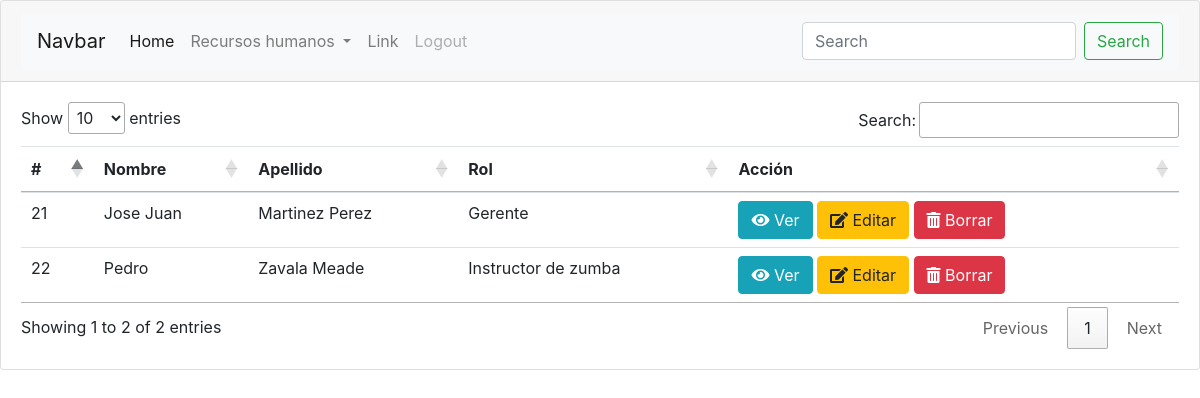
The page /RH/ (signed in) on the database as committed earlier.
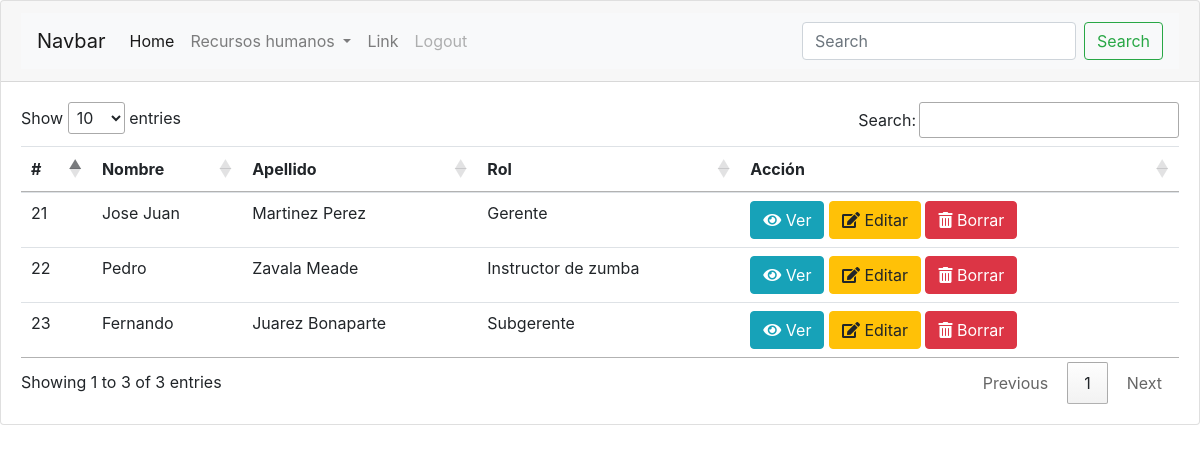
The same page on the database as committed later.
### RH/models.py (models this page shows)
class Empleado(models.Model):
	nombre=models.CharField(max_length=120)
	apellido_paterno=models.CharField(max_length=120)
	apellido_materno=models.CharField(max_length=120,blank=True,null=True)
	fecha_de_nacimiento=models.DateTimeField(blank=True,null=True)
	fecha_de_alta=models.DateTimeField(default=timezone.now)
	rol=models.ForeignKey(Rol,on_delete=models.CASCADE)
	usuario=models.OneToOneField('auth.User',on_delete=models.CASCADE)

class Rol(models.Model):
	nombre=models.CharField(max_length=120)
	descripcion=models.TextField()

### RH/views.py (the view)
# urls.py: path('',views.empleados_index,name='empleados_index'),
@login_required
def empleados_index(request):
	empleados=Empleado.objects.all()
	return render(request,'RH/empleados_index.html',{'empleados':empleados})

### RH/templates/RH/empleados_index.html (shortened to what this page needs)
{% extends "base.html" %}
{% block content %}
	<table class="table">
	  <thead>
	    <tr>
	      <th scope="col">#</th>
	      <th scope="col">Nombre</th>
	      <th scope="col">Apellido</th>
	      <th scope="col">Rol</th>
	      <th scope="col">Acción</th>
	    </tr>
	  </thead>
	  <tbody>
	  	{% for empleado in empleados %}
		    <tr>
		      <td>{{empleado.pk}}</td>
		      <td>{{empleado.nombre}}</td>
		      <td>{{empleado.apellido_paterno}} {% firstof empleado.apellido_materno ''%}</td>
		      <td>{{empleado.rol.nombre}}</td>
		      <td>
		      	<a class="btn btn-info" href="{% url 'empleados_show' pk=empleado.pk %}" role="button"><i class="fas fa-eye"></i> Ver</a>
		      	<a class="btn btn-warning" href="{% url 'empleados_edit' pk=empleado.pk %}" role="button"><i class="fas fa-edit"></i> Editar</a>
		      	<a class="btn btn-danger" href="{%url 'empleados_delete' pk=empleado.pk%}" role="button"><i class="fas fa-trash-alt"></i> Borrar</a>
		      </td>
		    </tr>
		{% endfor %}
	  </tbody>
	</table>
{% endblock content %}

Rows that differ between the two databases and show on the page:
added Empleado: pk "23", nombre "Fernando", apellido_paterno "Juarez", apellido_materno "Bonaparte", rol.nombre "Subgerente"
Other text that changed with them:
text written by a page script: "Show entries Search: Showing 1 to 2 of 2 entries Previous 1 Next" → "Show entries Search: Showing 1 to 3 of 3 entries Previous 1 Next"
